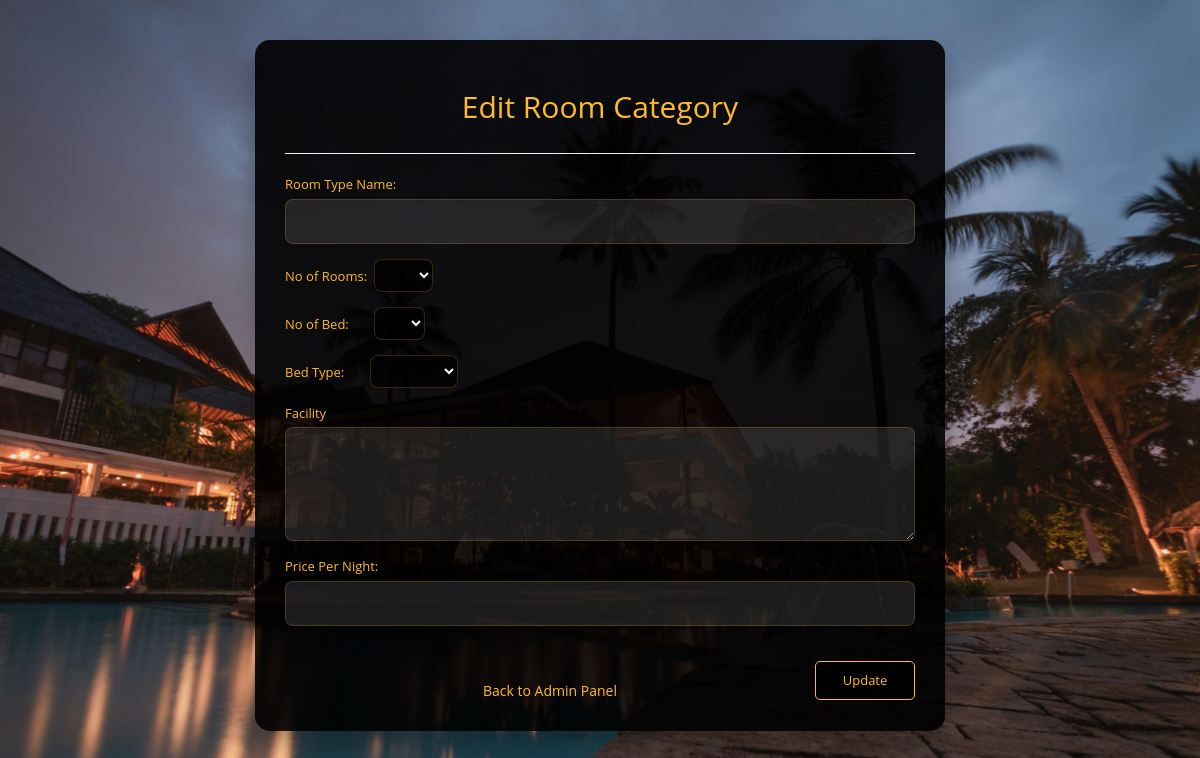
The app's page /admin/edit_room_cat.php?roomname=Deluxe Room, older data.
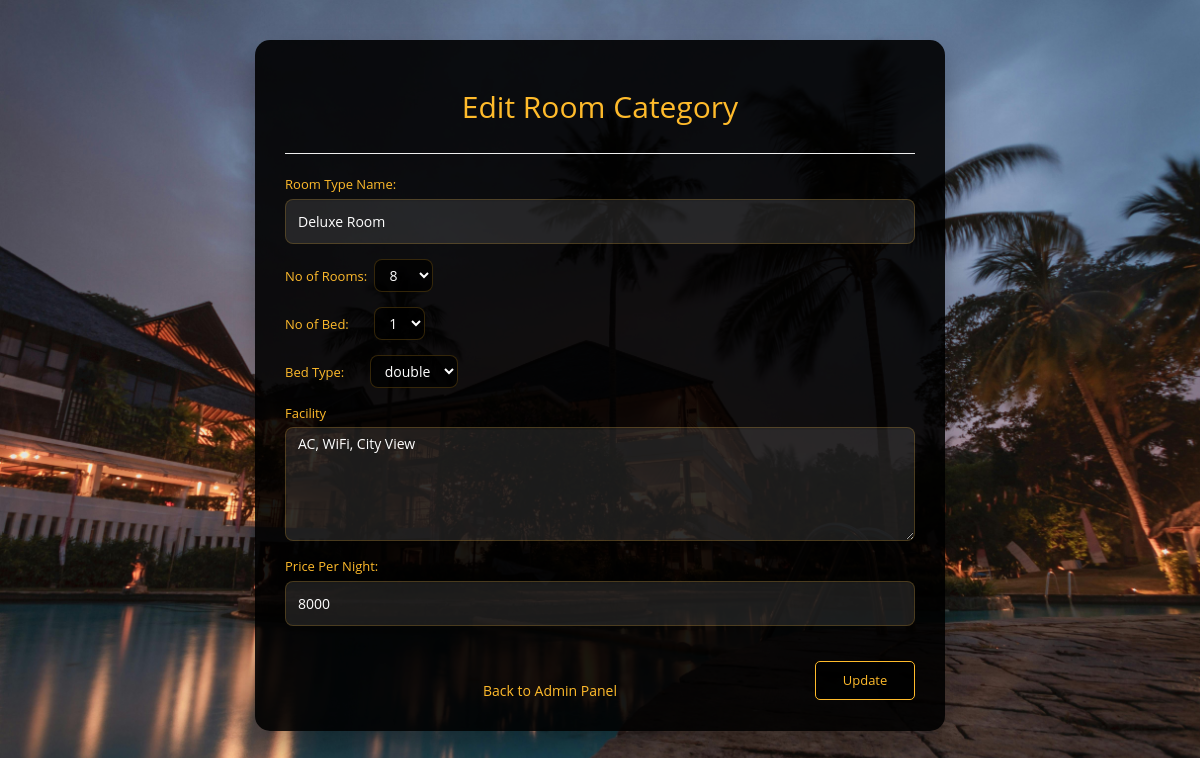
The same page, newer data.
### tables this page shows
CREATE TABLE `room_category` (
  `roomname` varchar(100) NOT NULL,
  `room_qnty` int(11) NOT NULL,
  `available` int(11) NOT NULL,
  `booked` int(11) NOT NULL,
  `no_bed` int(11) NOT NULL,
  `bedtype` varchar(100) NOT NULL,
  `facility` varchar(500) NOT NULL,
  `price` float NOT NULL,
  PRIMARY KEY (`roomname`)
);

### admin/include/class.user.php (called while the page is built, shortened)
<?php
        class user
        {
            public function __construct()
            {
                $this->db=new mysqli(DB_SERVER,DB_USERNAME,DB_PASSWORD,'hotel');
            }
        }
?>

### admin/edit_room_cat.php (the view, shortened to what this page needs)
<?php
include_once 'include/class.user.php';
$user=new User();
$room_cat=$_GET['roomname'];
$sql="SELECT * FROM room_category WHERE roomname='$room_cat'";
$query=mysqli_query($user->db, $sql);
$row = mysqli_fetch_array($query);
?>
<!DOCTYPE html>
<html lang="en">
<head>
    <link rel="stylesheet" href="https://maxcdn.bootstrapcdn.com/bootstrap/3.3.7/css/bootstrap.min.css">
    <link rel="stylesheet" href="css/reg.css" type="text/css">
</head>
<body>
    <div class="container">
        <div class="well">
            <h2>Edit Room Category</h2>
            <hr>
            <form action="" method="post" name="room_category">
                <div class="form-group">
                    <label for="roomname">Room Type Name:</label>
                    <input type="text" class="form-control" name="roomname" value="<?php echo $row['roomname'] ?>" required>
                </div>
                 <div class="form-group">
                    <label for="qty">No of Rooms:</label>&nbsp;
                    <select name="room_qnty">
                    <option value="<?php echo $row['room_qnty'] ?>"><?php echo $row['room_qnty'] ?></option>
                      <option value="1">1</option>
                    </select>
                </div>
                <div class="form-group">
                    <label for="bed">No of Bed:</label>&nbsp;&nbsp;&nbsp;&nbsp;&nbsp;&nbsp;
                    <select name="no_bed">
                     <option value="<?php echo $row['no_bed'] ?>"><?php echo $row['no_bed'] ?></option>
                      <option value="1">1</option>
                    </select>
                </div>
                <div class="form-group">
                    <label for="bedtype">Bed Type:</label>&nbsp;&nbsp;&nbsp;&nbsp;&nbsp;&nbsp;
                   <select name="bedtype">
                     <option value="<?php echo $row['bedtype'] ?>"><?php echo $row['bedtype'] ?></option>
                      <option value="single">single</option>
                    </select>
                </div>
                <div class="form-group">
                    <label for="Facility">Facility</label>
                    <textarea class="form-control" rows="5" name="facility"><?php echo $row['facility'] ?></textarea>
                </div>
               <div class="form-group">
                    <label for="price">Price Per Night:</label>
                    <input type="text" class="form-control" name="price" value="<?php echo $row['price'] ?>" required>
                </div>
                <button type="submit" class="btn btn-lg btn-primary button" name="submit">Update</button>
               <br>
                <div id="click_here">
                    <a href="../admin.php">Back to Admin Panel</a>
                </div>
            </form>
        </div>
    </div>
</body>
</html>

### admin/css/reg.css (style rules this page uses)
body { background-image: url('../../images/home.jpg'); background-repeat: no-repeat; background-attachment: fixed; background-size: cover; font-family: 'Open Sans', sans-serif; }
h2 { text-align: center; color: #ffbb2b; margin-bottom: 30px; }
#click_here { margin-top: 20px; text-align: center; }
#click_here a { color: #ffbb2b; text-decoration: none; }
.well { background: rgba(0, 0, 0, 0.9); border: none; border-radius: 15px; padding: 30px; margin-top: 50px; box-shadow: 0 15px 30px rgba(0,0,0,0.3); }
.container { width: 60%; margin-top: 10px; }
label { color: #ffbb2b; font-size: 13px; font-weight: normal; }
.button { width: 100px; float: right; font-size: 13px; }
.form-control { background: rgba(255, 255, 255, 0.1); border: 1px solid rgba(255, 187, 43, 0.2); border-radius: 8px; color: #fff; height: 45px; }
.btn-primary { background-color: rgba(0, 0, 0, 0.8); color: #ffbb2b; border: 1px solid #ffbb2b; padding: 10px 25px; border-radius: 5px; transition: all 0.3s ease; margin-top: 20px; }
select { background: rgba(0, 0, 0, 0.8); color: #fff; border: 1px solid rgba(255, 187, 43, 0.2); border-radius: 5px; padding: 5px 10px; }
textarea { background: rgba(255, 255, 255, 0.1) !important; border: 1px solid rgba(255, 187, 43, 0.2) !important; color: #fff !important; }

### admin/edit_room_cat.php (style rules this page uses)
body { background-image: url('../images/home.jpg'); background-repeat: no-repeat; background-attachment: fixed; background-size: cover; font-family: 'Open Sans', sans-serif; }
.well { background: rgba(0, 0, 0, 0.9); border: none; border-radius: 15px; padding: 30px; margin-top: 30px; box-shadow: 0 15px 30px rgba(0,0,0,0.3); }
h2 { color: #ffbb2b; text-align: center; margin-bottom: 30px; }
.form-group label { color: #ffbb2b; }
.form-control, select, textarea { background: rgba(255, 255, 255, 0.1); border: 1px solid rgba(255, 187, 43, 0.2); color: #fff; border-radius: 8px; }
select { background: rgba(0, 0, 0, 0.8); padding: 5px 10px; }
.btn-primary { background-color: rgba(0, 0, 0, 0.8); color: #ffbb2b; border: 1px solid #ffbb2b; transition: all 0.3s ease; margin-top: 20px; }
#click_here a { color: #ffbb2b; text-decoration: none; margin-top: 20px; display: block; text-align: center; }

Row changes from the older to the newer data that the page shows:
added room_category: roomname "Deluxe Room", room_qnty "8", no_bed "1", bedtype "double", facility "AC, WiFi, City View", price "8000"
